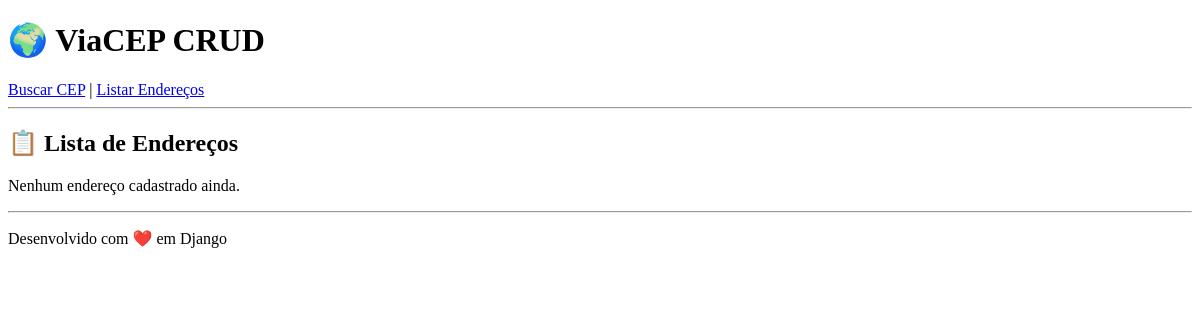
Before: /viacep/lista/ with the older database file.
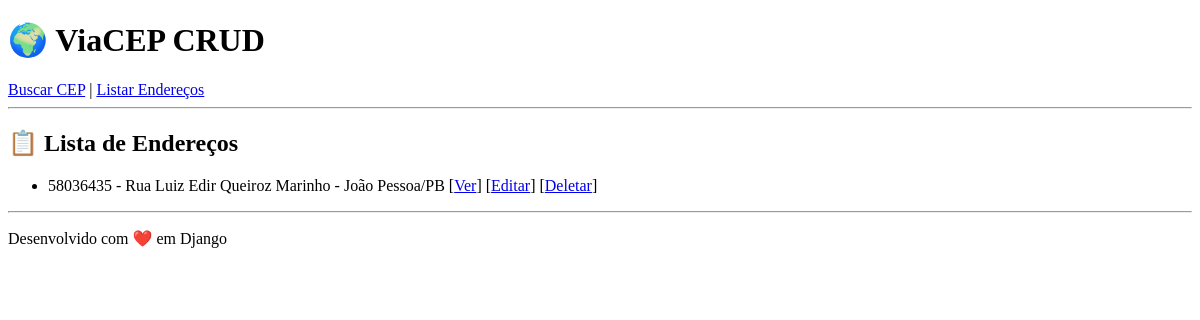
After: the same page with the newer database file.
### meuapp/models.py (models this page shows, shortened)
class Endereco(models.Model):
    cep = models.CharField(max_length=9)
    logradouro = models.CharField(max_length=255, blank=True, null=True)
    bairro = models.CharField(max_length=255, blank=True, null=True)
    localidade = models.CharField(max_length=100, blank=True, null=True)
    uf = models.CharField(max_length=2, blank=True, null=True)

### meuapp/views.py (the view)
# urls.py: path("lista/", EnderecoListView.as_view(), name="endereco_list"),
class EnderecoListView(ListView):
    model = Endereco
    template_name = "endereco_list.html"
    context_object_name = "enderecos"

### meuapp/templates/endereco_list.html
{% extends "base.html" %}
{% block content %}
<h2>📋 Lista de Endereços</h2>
{% if enderecos %}
    <ul>
        {% for e in enderecos %}
            <li>
                {{ e.cep }} - {{ e.logradouro }} - {{ e.localidade }}/{{ e.uf }}
                [<a href="{% url 'endereco_detail' e.pk %}">Ver</a>]
                [<a href="{% url 'endereco_update' e.pk %}">Editar</a>]
                [<a href="{% url 'endereco_delete' e.pk %}">Deletar</a>]
            </li>
        {% endfor %}
    </ul>
{% else %}
    <p>Nenhum endereço cadastrado ainda.</p>
{% endif %}
{% endblock %}

### meuapp/templates/base.html (shortened to what this page needs)
<!DOCTYPE html>
<html lang="pt-BR">
<head>
</head>
<body>
    <header>
        <h1>🌍 ViaCEP CRUD</h1>
        <nav>
            <a href="{% url 'cep_form' %}">Buscar CEP</a> |
            <a href="{% url 'endereco_list' %}">Listar Endereços</a>
        </nav>
        <hr>
    </header>
    <main>
        {% block content %}{% endblock %}
    </main>
    <footer>
        <hr>
        <p>Desenvolvido com ❤️ em Django</p>
    </footer>
</body>
</html>

Changed rows visible on the page:
added Endereco: cep "58036435", logradouro "Rua Luiz Edir Queiroz Marinho", localidade "João Pessoa", uf "PB"
Other visible differences:
text no longer shown: "Nenhum endereço cadastrado ainda."
